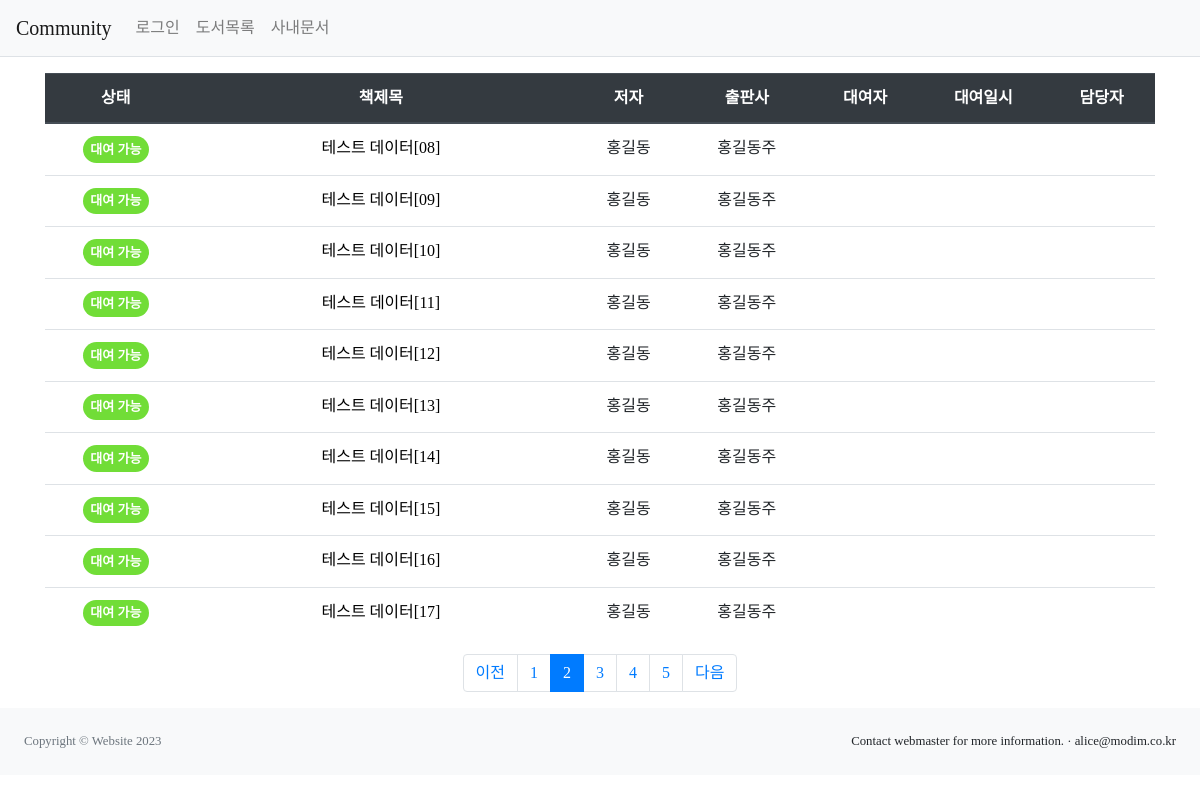
Screenshot of /community/?page=2 with the database file from the repository.
### community/models.py (models this page shows, shortened)
class Book(models.Model):
    title = models.CharField(max_length=100)
    author = models.CharField(max_length=50)
    publisher = models.CharField(max_length=50)

### community/views.py (the view)
# urls.py: path('', views.index),
def index(request):
    page = request.GET.get('page', '1') # 페이지
    book_list = Book.objects.order_by('title')
    paginator = Paginator(book_list, 10)
    page_obj = paginator.get_page(page)
    context = {'book_list' : page_obj }
    return render(request, 'community/book_list.html', context)

### templates/community/book_list.html (shortened to what this page needs)
{% extends 'base.html' %}
{% block content %}
<section class="container my-3">
    <table class="table">
        <thead>
        <tr class="text-center thead-dark">
            <th>상태</th>
            <th style="width:35%">책제목</th>
            <th>저자</th>
            <th>출판사</th>
            <th>대여자</th>
            <th>대여일시</th>
            <th>담당자</th>
        </tr>
        </thead>
        <tbody>
        {% if book_list %}
        {% for book in book_list %}
        <tr class="text-center">
            <td>
                {%if book.borrow %}
                    {%if book.borrow.state %}
                        <span class="badge rounded-pill bg-danger">대여중</span>
                    {% else %}
                        <span class="badge rounded-pill bg-warning">대여 신청</span>
                    {% endif %}
                {% else %}
                    <span class="badge rounded-pill bg-success">대여 가능</span>
                {% endif%}
            </td>
            <td>
                {% if book.borrow %}
                {{ book.title }}
                {% else %}
                <a href="#" class="borrow" data-uri="{% url 'community:book_borrow' book.id%}"> {{ book.title }}</a>
                {% endif %}
            </td>
            <td>{{ book.author }}</td>
            <td>{{ book.publisher }}</td>
            <td>
            </td>
            <td>
            <td>
            </td>
        </tr>
        {% endfor %}
        {% else %}
        <tr>
            <td colspan="3">도서 리스트가 없습니다.</td>
        </tr>
        {% endif %}
        </tbody>
    </table>
    <ul class="pagination justify-content-center">
        {% if book_list.has_previous %}
        <li class="page-item">
            <a class="page-link" href="?page={{ book_list.previous_page_number }}">이전</a>
        </li>
        {% else %}
        <li class="page-item disabled">
            <a class="page-link" tabindex="-1" aria-disabled="true" href="#">이전</a>
        </li>
        {% endif %}
        {% for page_number in book_list.paginator.page_range %}
        {% if page_number >= book_list.number|add:-5 and page_number <= book_list.number|add:5 %}
            {% if page_number == book_list.number %}
            <li class="page-item active" aria-current="page">
                <a class="page-link"  href="?page={{ page_number }}"> {{ page_number }}</a>
            </li>
            {% else %}
            <li class="page-item">
                <a class="page-link" href="?page={{ page_number }}">{{ page_number }}</a>
            </li>
            {% endif %}
        {% endif %}
        {% endfor %}
        {% if book_list.has_next%}
        <li class="page-item">
            <a class="page-link" href="?page={{book_list.next_page_number}}">다음</a>
        </li>
        {% else %}
        <li class="page-item disabled">
            <a class="page-link" tabindex="-1" aria-disabled="true" href="#">다음</a>
        </li>
        {% endif %}
    </ul>
</section>
{% endblock %}

### static/style.css (style rules this page uses)
.badge { display: inline-block; padding: 0.52em 0.593em; font-size: 0.8125em; font-weight: 500; line-height: 1; color: #fff; text-align: center; white-space: nowrap; vertical-align: baseline; border-radius: 0.25rem; }
.bg-success { font-weight: 800; background-color: rgb(113, 221, 55) !important; }
a { color: black; }
body { font-family:NanumSquareNeo-Variable; }

### rows the page displays
Book: shows "대여 가능", title "테스트 데이터[08]", author "홍길동", publisher "홍길동주"
Book: shows "대여 가능", title "테스트 데이터[09]", author "홍길동", publisher "홍길동주"
Book: shows "대여 가능", title "테스트 데이터[10]", author "홍길동", publisher "홍길동주"
Book: shows "대여 가능", title "테스트 데이터[11]", author "홍길동", publisher "홍길동주"
Book: shows "대여 가능", title "테스트 데이터[12]", author "홍길동", publisher "홍길동주"
Book: shows "대여 가능", title "테스트 데이터[13]", author "홍길동", publisher "홍길동주"
Book: shows "대여 가능", title "테스트 데이터[14]", author "홍길동", publisher "홍길동주"
Book: shows "대여 가능", title "테스트 데이터[15]", author "홍길동", publisher "홍길동주"
Book: shows "대여 가능", title "테스트 데이터[16]", author "홍길동", publisher "홍길동주"
Book: shows "대여 가능", title "테스트 데이터[17]", author "홍길동", publisher "홍길동주"

### other values shown
{{ page_number }} "1" "3" "4" "5"
{{ page_number }} "2"
